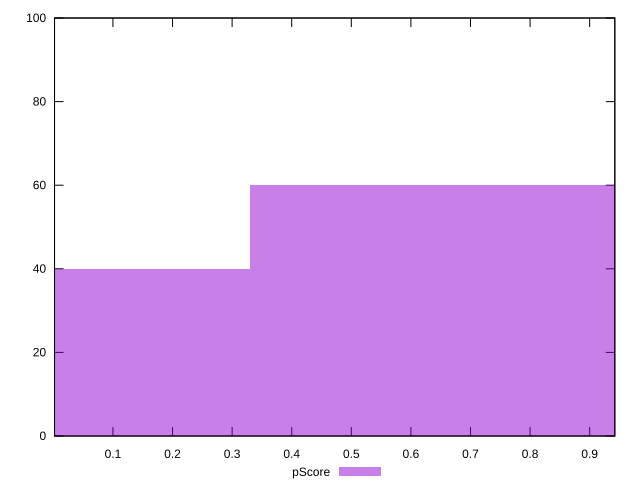

Reproduce this figure in gnuplot.
reset

$pScore <<EOF
0.6586682547229977 60
0 40
EOF

set key outside below
set boxwidth 0.6586682547229977
set xrange [0.0019978259994554715:0.9422133018097556]
set yrange [0:100]
set trange [0:100]
set style fill transparent solid 0.5 noborder
set terminal svg size 640, 490 enhanced background rgb 'white'
set output "report_00015_2021-02-09T16-11-33.973Z/max-potential-fid/samples/pages+cached+noadtech/pScore/histogram.svg"

plot $pScore title "pScore" with boxes

reset
